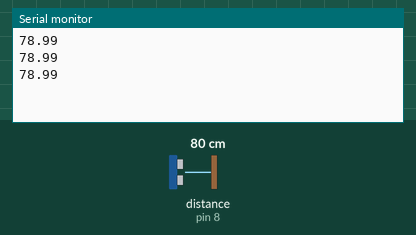
Recording of a sketch running on a simulated Arduino Uno, built with avr-gcc and run on an emulated ATmega328P. Parts: the last lines printed to the serial monitor. Wiring (inferred from the names in the program): ultrasonic range finder: trigger pin 9; echo pin 8. The test bench sets the inputs (shaded band); at power-on: distance to the obstacle (sensor on pin 8) 80 cm. The echo pulse lasts 58.3 µs per cm.

Above: at 1.3 s.
1.4 s: distance to the obstacle (sensor on pin 8) set to 2 cm
At 1.9 s:
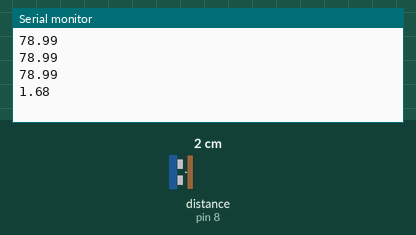
2.9 s: distance to the obstacle (sensor on pin 8) set to 4 cm
At 3.4 s:
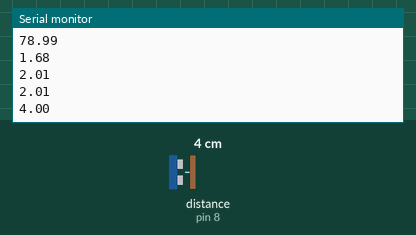
Timing chart, 0 to 5.9 s (numbered marks = the images above; inputs shaded):
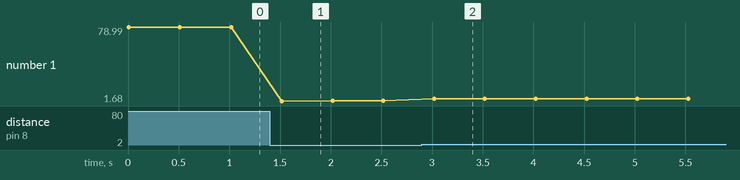

Measured:
- after the input at 1.4 s, the serial monitor: prints a new line after 0.12 s (image 1)
- after the input at 2.9 s, the serial monitor: prints a new line after 0.12 s (image 2)
- plotted number 1: 78.99 → 2.01 after the input at 1.4 s, 2.01 → 4 after the input at 2.9 s

The sketch:

MedidorDistancia.ino
```cpp
/*

        O objetivo deste programa é implementar um medidor de distâncias a partir do sensor de distância ultrassonico. Neste exemplo não será utilizada a biblioteca pronta do
    sensor HC-SR04, e sim um código em que se cria as funções de leitura.
        O esquemático do circuito encontra-se no proteus.
        A bibliote do sensor ultrassonico disponibilizado pelo professor foi adicionado no ArduinoIDE.

        A fórmula de conversão de tempo em distância segue a seguinte regra de três:

        1s = 1000000us e velocidade do som de ida e volta do ultrassom = 340/2 = 170m/s = 17000cm/s


        1000000us ---------- 17000cm
            t     ---------- 1cm
                  t = 58,82us

        Logo, a cada 58,82us do tempo do pulso de echo, existe 1cm de distância do sensor a um obstáculo.


        Na prática o circuito e o programa funcionaram perfeitamente, como esperado.

*/


// Mapeamento de hardware
#define trigger 9
#define echo 8

// Protótipo de funções
void pulso_Trigger();

// Variáveis auxiliares
float pulso = 0.0;
float dist = 0.0;

// Configurações de inicialização
void setup() {

     pinMode(trigger, OUTPUT);                      // Configura trigger como saída digital
     pinMode(echo, INPUT);                          // Configura echo como entrada digital

     digitalWrite(trigger, LOW);                    // Inicializa trigger em Low

     Serial.begin(9600);                            // Inicializa comunicação serial com baudRate = 9600

} // end void setup

void loop() {

     pulso_Trigger();                               // Chama a função pulso_Trigger

     pulso = pulseIn(echo, HIGH);                   // Função que retorna o tempo em que um pino ficou em determinado estado. No caso, o tempo que echo ficou em High

     dist = pulso / 58.82;                          // Calcula a distancia entre sensor e obstáculo, a partir do tempo do pulso do echo

     Serial.println(dist);

     delay(500);                                    // Espera 500ms

} // end void loop

void pulso_Trigger(){

     digitalWrite(trigger, HIGH);                    // Liga trigger
     delayMicroseconds(10);                          // Espera 10us
     digitalWrite(trigger, LOW);                     // Desliga trigger

} // end void pulso_Trigger
```
